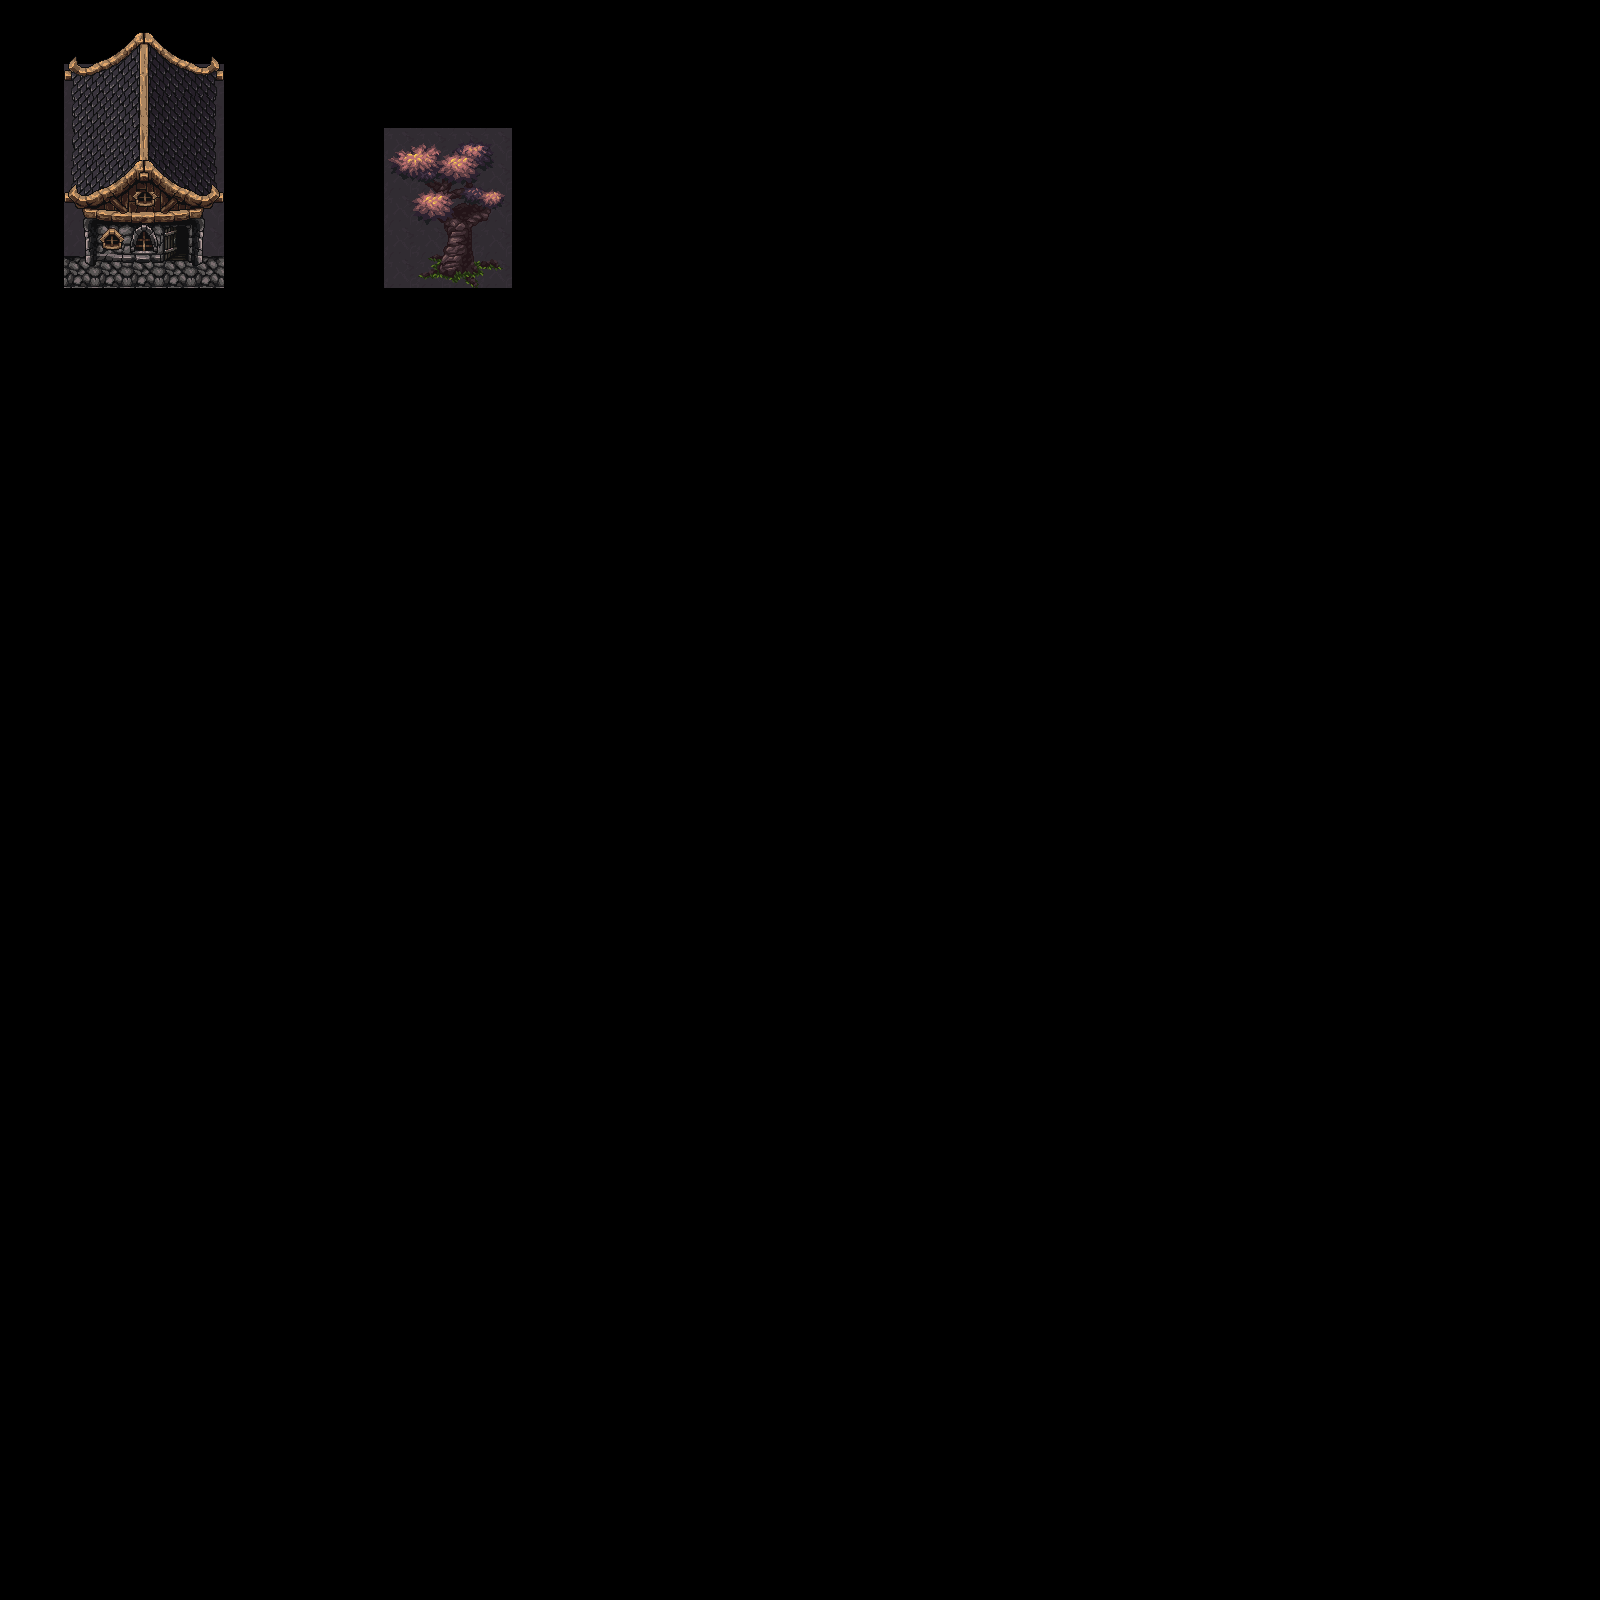

Rendered tile map (Tiled .tmx) drawn with the repository's tilesets; below, a short description and the map source with its tile grids summarised:
An orthogonal 50x50 tile map with 32x32 px tiles, 8 tile layers (regions, input_objects_1, output_objects_1, output_objects_deco_1, ...), 3 tilesets and 1 object (nodraw).

<map version="1.4" tiledversion="1.4.3" orientation="orthogonal" renderorder="right-down" width="50" height="50" tilewidth="32" tileheight="32" infinite="0" nextlayerid="10" nextobjectid="2">
 <tileset firstgid="1" source="../Tilesets/main_houses.tsx" />
 <tileset firstgid="721" source="../Tilesets/interiors.tsx" />
 <tileset firstgid="1745" source="../Tilesets/decorative_trees.tsx" />
 <layer id="1" name="regions" width="50" height="50">
  <data>[2500 cells, 55 non-empty, 1 distinct tile ids]</data>
 </layer>
 <layer id="2" name="input_objects_1" width="50" height="50">
  <data>[2500 cells, 6 non-empty, 2 distinct tile ids]</data>
 </layer>
 <layer id="3" name="output_objects_1" width="50" height="50">
  <data>[2500 cells, 36 non-empty, 36 distinct tile ids]</data>
 </layer>
 <layer id="4" name="output_objects_deco_1" width="50" height="50">
  <data>[2500 cells, 1 non-empty, 1 distinct tile ids]</data>
 </layer>
 <layer id="5" name="output_objects_upper_1" width="50" height="50">
  <data>[2500 cells, 0 non-empty, 0 distinct tile ids]</data>
 </layer>
 <layer id="6" name="output_above_1" width="50" height="50">
  <data>[2500 cells, 35 non-empty, 35 distinct tile ids]</data>
 </layer>
 <layer id="7" name="output_collision_1" width="50" height="50">
  <data>[2500 cells, 0 non-empty, 0 distinct tile ids]</data>
 </layer>
 <layer id="8" name="output_object_layer_1" width="50" height="50">
  <data>[2500 cells, 0 non-empty, 0 distinct tile ids]</data>
 </layer>
 <objectgroup id="9" name="output_Collision_inline">
  <object id="1" type="nodraw" x="439" y="224" width="42" height="64" />
 </objectgroup>
</map>
